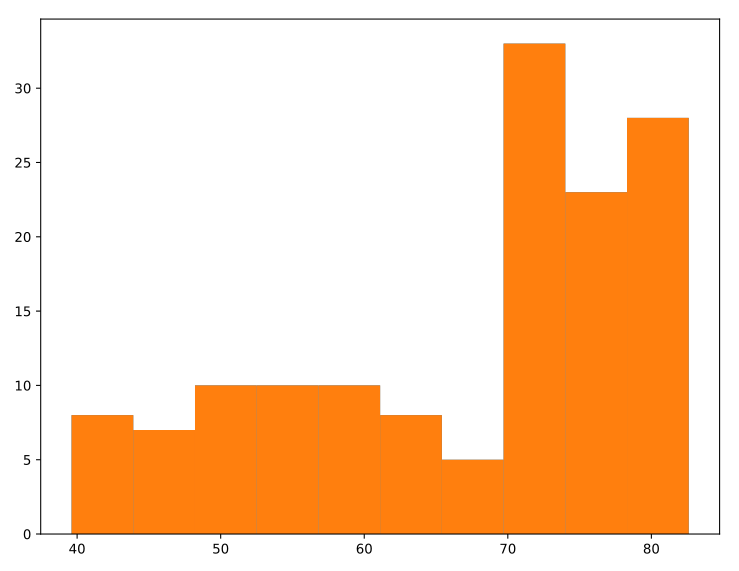

Python code for this plot:
'''
Build a histogram (1)
life_exp, the list containing data on the life expectancy for different countries in 2007, is available in your Python shell.

To see how life expectancy in different countries is distributed, let's create a histogram of life_exp.

matplotlib.pyplot is already available as plt.

Instructions

Use plt.hist() to create a histogram of the values in life_exp. Do not specify the number of bins; Python will set the number of bins to 10 by default for you.
Add plt.show() to actually display the histogram. Can you tell which bin contains the most observations?
'''

# Create histogram of life_exp data
plt.hist(life_exp)

# Display histogram
plt.show()
